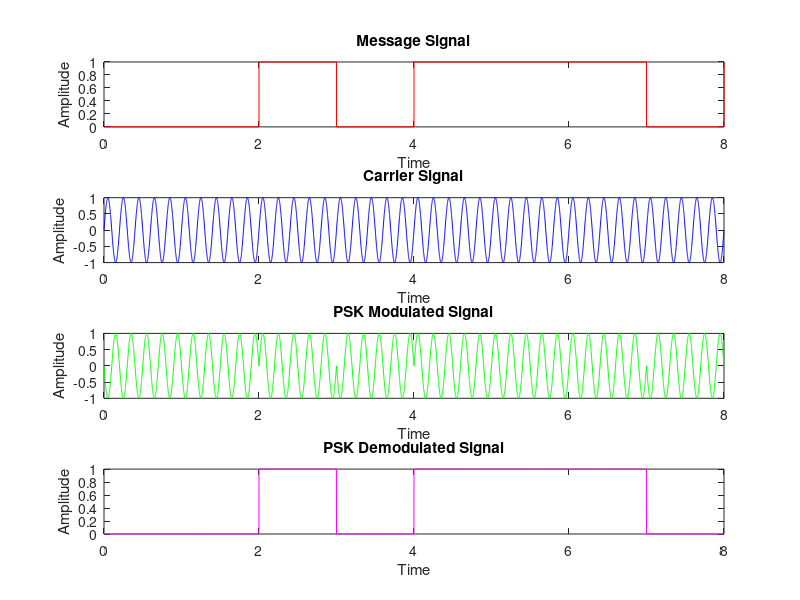

This chart was generated by the following MATLAB code:
%psk modulation and demodulation

clc;
close all;
clear all;

m=rand(1,8);
l=length(m);
for i=1:1:l
    if m(i)>= 0.5
        m(i)=1;
    else
        m(i)=0;
    end
end
m(l+1)=1;
tn=0:l;

t=0:0.001:l;
c=sin(2*pi*5*t);

subplot(4,1,1);
stairs(tn,m,'r');
title('Message Signal');
ylabel('Amplitude');
xlabel('Time');

subplot(4,1,2);
plot(t,c,'b');
title('Carrier Signal');
ylabel('Amplitude');
xlabel('Time');

 for i=1:l
     for j=(i-1)*1000:i*1000
         if m(i)==1
             psk(j+1)=c(j+1);
         else
             psk(j+1)=-c(j+1);
         end
     end
end;

subplot(4,1,3);
plot(t,psk,'g');
title('PSK Modulated Signal');
ylabel('Amplitude');
xlabel('Time');

for i=1:length(t);
 y=c(i)*psk(i);
 if y>0;
 demod(i)=1;
 else;
 demod(i)=0;
 end;
end;
subplot(4,1,4);
plot(t,demod,'m');
title('PSK Demodulated Signal');
ylabel('Amplitude');
xlabel('Time');